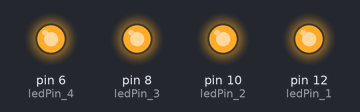
Bench run of a sketch on a simulated Arduino Uno, built with avr-gcc and run on an emulated ATmega328P. Parts: output pins drawn as LEDs (lit = HIGH).

Above: at 0.5 s.
At 3.5 s:
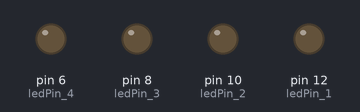
Timing chart, 0 to 4.6 s (numbered marks = the images above):
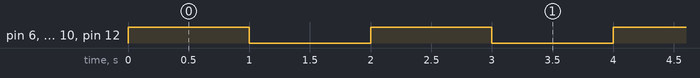

The sketch:

LED.ino
```cpp
int ledPin_1 = 12; // LED connected to digital pin 13
int ledPin_2 = 10;
int ledPin_3 = 8;
int ledPin_4 = 6;

void setup(){

    pinMode(ledPin_1, OUTPUT);      // sets the digital pin as output
    pinMode(ledPin_2, OUTPUT);      // sets the digital pin as output
    pinMode(ledPin_3, OUTPUT);      // sets the digital pin as output
    pinMode(ledPin_4, OUTPUT);      // sets the digital pin as output
}


void loop(){

    digitalWrite(ledPin_1, HIGH);    // set the LED on
    digitalWrite(ledPin_2, HIGH);    // set the LED on
    digitalWrite(ledPin_3, HIGH);    // set the LED on
    digitalWrite(ledPin_4, HIGH);    // set the LED on
    delay(1000); // waits for a second

    digitalWrite(ledPin_1, LOW);    // set the LED off
    digitalWrite(ledPin_2, LOW);    // set the LED off
    digitalWrite(ledPin_3, LOW);    // set the LED off
    digitalWrite(ledPin_4, LOW);    // set the LED off
    delay(1000); // waits for a second

}
```

Measured:
- by itself, pin 6 (ledPin_4), pin 8 (ledPin_3), pin 10 (ledPin_2), pin 12 (ledPin_1): alternates HIGH for 1.0 s and LOW for 1.0 s
